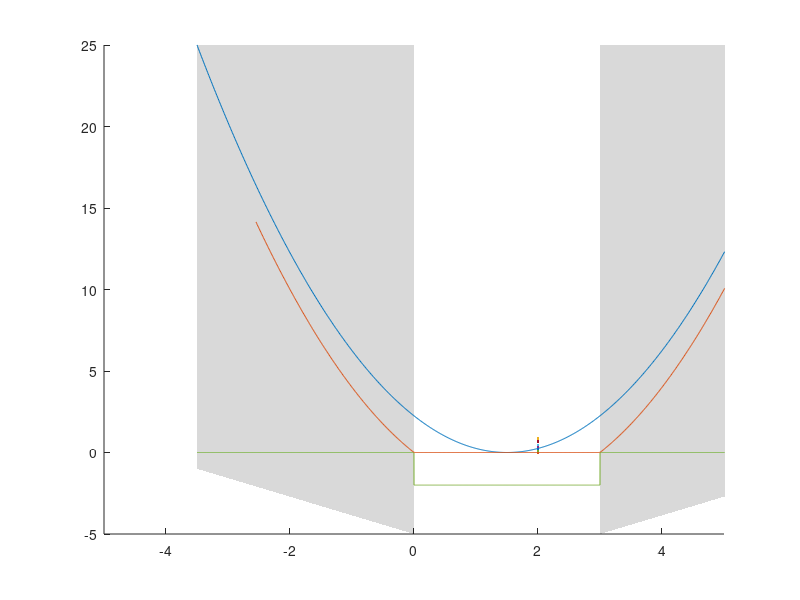

Write the MATLAB code that produced this figure. (Note: this script raises an error after producing the figure.)
clear; close all

%% Setting up variables
dt = 1.5;
% kL = 10;
alpha = 1;
J = @(x,kL) tanh(kL .* (x - dt)) + tanh(kL .* (-x - dt));
f = linspace(-5,5,1000); % setting this as (x - x_t) 
f2 = linspace(-5,5,10000); % setting this as (x - x_t) 
soft_max = @(x,y,k) log(exp(k.*x) + exp(k.*y)) .* (1/k); %soft max function
k = [1, 5,40, 100, 150];
k2 = [1, 10, 100, 1000];
rho = [1,5,10]
xr = 1.5;

%% Tracking cost comparison
figure(1)
xlim([-5,5])

p5= patch([-dt.*ones(size(f)), fliplr(min(xlim).*ones(size(f)))]+xr, [linspace(-5, f(1).^2, length(f)), fliplr(linspace(-1, f(1).^2, length(f)))], [0, 0, 0] , 'FaceAlpha', 0.15, 'EdgeColor', 'none');
hold on
p6 = patch([+dt.*ones(size(f)), fliplr(max(xlim).*ones(size(f)))]+xr, [linspace(-5, f(1).^2, length(f)), fliplr(linspace(-1, f(1).^2, length(f)))], [0, 0, 0] , 'FaceAlpha', 0.15, 'EdgeColor', 'none');

cost = f.^2; %set point
p1 = plot(f+xr,cost, LineWidth=2, Color=[0 0.4470 0.7410]);
cost = J(f2, 1e09); % Lr
p2 = plot(f2+xr,cost, LineWidth=2,Color=[0.4660 0.6740 0.1880]);
out = soft_max((f.^2 - dt.^2).*alpha, 0,50); % soft const
p3 = plot(f+xr,out, LineWidth=2, Color=[ 0.8500 0.3250 0.0980]); 
p4 = xline(1.5, 'r--',LineWidth=2); %ref

hold off
grid on
xlabel("Position [m]",FontSize=12,FontWeight="bold",Interpreter="latex")
ylabel('Lagrange Cost',FontSize=12,FontWeight="bold",Interpreter="latex")
xlim([-2 5])
ylim([-2.5 10])
legend([p1, p2, p3, p4, p5] ,["Setpoint tracking","In-range tracking (n.a.i.r)", "In-range tracking (a.i.r) with soft constraints", "Reference", "Out of range"], 'Location','northoutside', 'NumColumns', 2,  'Interpreter','latex','FontSize',11)


%% Unregularized cost: varying K1
figure(2)
f = linspace(-10,10, 1000);
xlim([-10,10])
p4= patch([-dt.*ones(size(f)), fliplr(min(xlim).*ones(size(f)))]+xr, [linspace(-5, f(1).^2, length(f)), fliplr(linspace(-1, f(1).^2, length(f)))], [0, 0, 0] , 'FaceAlpha', 0.15, 'EdgeColor', 'none');
hold on 
p5 = patch([+dt.*ones(size(f)), fliplr(max(xlim).*ones(size(f)))]+xr, [linspace(-5, f(1).^2, length(f)), fliplr(linspace(-1, f(1).^2, length(f)))], [0, 0, 0] , 'FaceAlpha', 0.15, 'EdgeColor', 'none');

cost = J(f, k(1));
p1 = plot(f+xr,cost, LineWidth=2,Color=[0 0.4470 0.7410]);
cost = J(f, k(2));
p2 = plot(f+xr,cost, LineWidth=2);
pr = xline(1.5, 'r--',LineWidth=2);
cost = J(f, k(4));
p3 = plot(f+xr,cost, LineWidth=2,Color=[0.5 0 0.5]);
hold off
grid on
xlim([-2, 5])
ylim([-2, 1])
legend([p1, p2, p3,pr, p4] ,["$k_1 = 1$","$k_1 = 5$", "$k_1 = 100$", "Reference", "Out of range"], 'Location','northoutside', 'NumColumns', 2,  'Interpreter','latex','FontSize',11)
xlabel("Position [m]",FontSize=12,FontWeight="bold",Interpreter="latex")
ylabel('$L_S$',FontSize=12,FontWeight="bold",Interpreter="latex")

%% Regularized cost: Varying K1 (K2 = 1000)
figure(3)
f = linspace(-10,10, 1000);
xlim([-10,10])
p4= patch([-dt.*ones(size(f)), fliplr(min(xlim).*ones(size(f)))]+xr, [linspace(-5, f(1).^2, length(f)), fliplr(linspace(-1, f(1).^2, length(f)))], [0, 0, 0] , 'FaceAlpha', 0.15, 'EdgeColor', 'none');
hold on 
p5 = patch([+dt.*ones(size(f)), fliplr(max(xlim).*ones(size(f)))]+xr, [linspace(-5, f(1).^2, length(f)), fliplr(linspace(-1, f(1).^2, length(f)))], [0, 0, 0] , 'FaceAlpha', 0.15, 'EdgeColor', 'none');

cost = J(f, k(1));
cost = cost + f.^2.*(1/k2(4).^3);

p1 = plot(f+xr,cost, LineWidth=2,Color=[0 0.4470 0.7410]);
cost = J(f, k(2));
cost = cost + f.^2.*(1/k2(4).^3);
p2 = plot(f+xr,cost, LineWidth=2);
pr = xline(1.5, 'r--',LineWidth=2);
cost = J(f, k(4));
cost = cost + f.^2.*(1/k2(4));
p3 = plot(f+xr,cost, LineWidth=2,Color=[0.5 0 0.5]);
hold off
grid on
xlim([-2, 5])
ylim([-2, 1])
legend([p1, p2, p3,pr, p4] ,["$k_1 = 1$","$k_1 = 5$", "$k_1 = 100$", "Reference", "Out of range"], 'Location','northoutside', 'NumColumns', 2,  'Interpreter','latex','FontSize',11)
xlabel("Position [m]",FontSize=12,FontWeight="bold",Interpreter="latex")
ylabel('$L_S$',FontSize=12,FontWeight="bold",Interpreter="latex")

%% Regularized cost: varying K2 (K1 = 100)
figure(4)
f = linspace(-10,10, 1000);
xlim([-10,10])
p4= patch([-dt.*ones(size(f)), fliplr(min(xlim).*ones(size(f)))]+xr, [linspace(-5, f(1).^2, length(f)), fliplr(linspace(-1, f(1).^2, length(f)))], [0, 0, 0] , 'FaceAlpha', 0.15, 'EdgeColor', 'none');
hold on 
p5 = patch([+dt.*ones(size(f)), fliplr(max(xlim).*ones(size(f)))]+xr, [linspace(-5, f(1).^2, length(f)), fliplr(linspace(-1, f(1).^2, length(f)))], [0, 0, 0] , 'FaceAlpha', 0.15, 'EdgeColor', 'none');
cost = J(f, k(4));
cost = cost + soft_max(f.^2-dt.^2,0,10).*(1/k2(1));
p1 = plot(f+xr,cost, LineWidth=2,Color=[0 0.4470 0.7410]);
cost = J(f, k(4));
cost = cost + soft_max(f.^2-dt.^2,0,10).*(1/k2(2));
p2 = plot(f+xr,cost, LineWidth=2);
pr = xline(1.5, 'r--',LineWidth=2);
cost = J(f, k(4));
cost = cost + soft_max(f.^2-dt.^2,0,10).*(1/k2(4));
p3 = plot(f+xr,cost, LineWidth=2,Color=[0.5 0 0.5]);
hold off
grid on
xlim([-2, 5])
ylim([-2, 10])
legend([p1, p2, p3,pr, p4] ,["$k_2 = 1$","$k_2 = 100$", "$k_2 = 1000$", "Reference", "Out of range"], 'Location','northoutside', 'NumColumns', 2,  'Interpreter','latex','FontSize',11)
xlabel("Position [m]",FontSize=12,FontWeight="bold",Interpreter="latex")
ylabel('$L_S+L_R$',FontSize=12,FontWeight="bold",Interpreter="latex")

%% Regularized cost: varying K1 and K2
figure(5)
f = linspace(-10,10, 1000);
xlim([-10,10])
p4= patch([-dt.*ones(size(f)), fliplr(min(xlim).*ones(size(f)))]+xr, [linspace(-5, f(1).^2, length(f)), fliplr(linspace(-1, f(1).^2, length(f)))], [0, 0, 0] , 'FaceAlpha', 0.15, 'EdgeColor', 'none');
hold on 
p5 = patch([+dt.*ones(size(f)), fliplr(max(xlim).*ones(size(f)))]+xr, [linspace(-5, f(1).^2, length(f)), fliplr(linspace(-1, f(1).^2, length(f)))], [0, 0, 0] , 'FaceAlpha', 0.15, 'EdgeColor', 'none');
cost = J(f, k(1));
cost = cost + soft_max(f.^2-dt.^2,0,rho(1)).*(1/k2(1));
p1 = plot(f+xr,cost, LineWidth=2,Color=[0 0.4470 0.7410]);
cost = J(f, k(2));
cost = cost + soft_max(f.^2-dt.^2,0,rho(2)).*(1/k2(2));
p2 = plot(f+xr,cost, LineWidth=2);
pr = xline(1.5, 'r--',LineWidth=2);
cost = J(f, k(4));
cost = cost + soft_max(f.^2-dt.^2,0,rho(3)).*(1/k2(4));
p3 = plot(f+xr,cost, LineWidth=2,Color=[0.5 0 0.5]);
hold off
grid on
xlim([-2, 5])
ylim([-2, 10])
legend([p1, p2, p3,pr, p4] ,["$k_1 = 1, k_2 = 1, \rho=1$","$k_1 = 5, k_2 = 50, \rho=3$", "$k_1 = 20, k_2 = 100, \rho=5$", "Reference", "Out of range"], 'Location','northoutside', 'NumColumns', 2,  'Interpreter','latex','FontSize',11)
xlabel("Position [m]",FontSize=12,FontWeight="bold",Interpreter="latex")
ylabel('$L_S+L_R$',FontSize=12,FontWeight="bold",Interpreter="latex")


